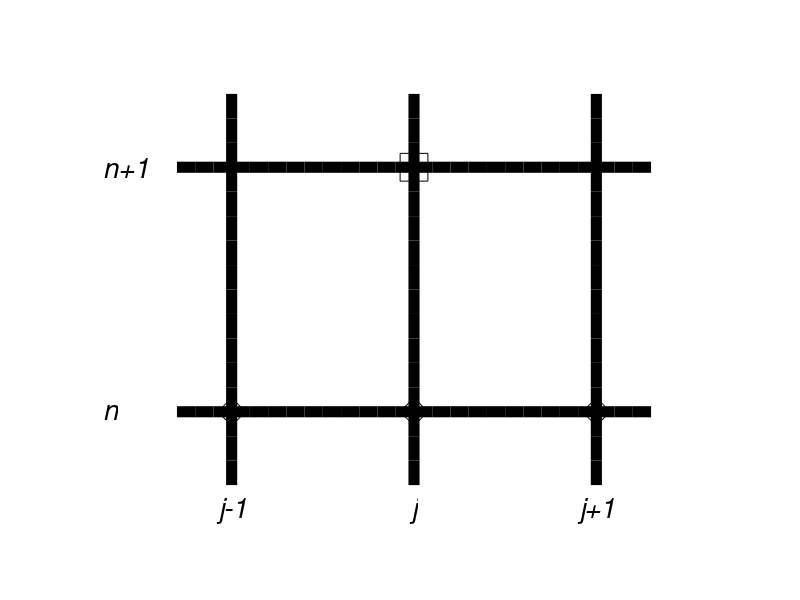

This figure's MATLAB source:
function heatstencils
% HEATSTENCILS   Plot the kind of stencils used for explicit, implicit,
% and Crank-Nicolson methods on 1D heat equation  u_t = D u_xx.

msize=20;

basic(1) % stencil for explicit
hold on
plot([-1 0 1], [0 0 0], 'dk', 'Markersize',msize)
plot([0], [1], 'sk', 'Markersize',msize)
hold off
% to create .eps in Octave:
%print -depsc2 ../pdffigs/expstencil.eps

return

basic(2) % stencil for implicit
hold on
plot([0], [0], 'dk', 'Markersize',msize)
plot([-1 0 1], [1 1 1], 'sk', 'Markersize',msize)
hold off
%print -depsc2 ../pdffigs/impstencil.eps

basic(3) % stencil for Crank-Nicolson
hold on
plot([-1 0 1], [0 0 0], 'dk', 'Markersize',msize)
plot([-1 0 1], [1 1 1], 'sk', 'Markersize',msize)
hold off
%print -depsc2 ../pdffigs/cnstencil.eps

   function basic(i)

   lwidth = 8.0;
   fsize = 20;

   figure(i), clf

   % make the grid
   x=-1.3:0.1:1.3;
   plot(x,[zeros(size(x)); ones(size(x))]','k',...
       'LineWidth',lwidth)
   axis([-1.7 1.7 -0.5 1.5])
   axis off
   hold on
   y=-0.3:0.1:1.3;
   plot([-ones(size(y)); zeros(size(y)); ones(size(y))]',y,'k',...
       'LineWidth',lwidth)

   % label the j,k positions
   text(-1,-0.4,'j-1','FontSize',fsize,'FontAngle','italic',...
      'HorizontalAlignment','center')
   text(0,-0.4,'j','FontSize',fsize,'FontAngle','italic',...
      'HorizontalAlignment','center')
   text(1,-0.4,'j+1','FontSize',fsize,'FontAngle','italic',...
      'HorizontalAlignment','center')
   text(-1.7,0,'n','FontSize',fsize,'FontAngle','italic')
   text(-1.7,1,'n+1','FontSize',fsize,'FontAngle','italic')
   hold off

